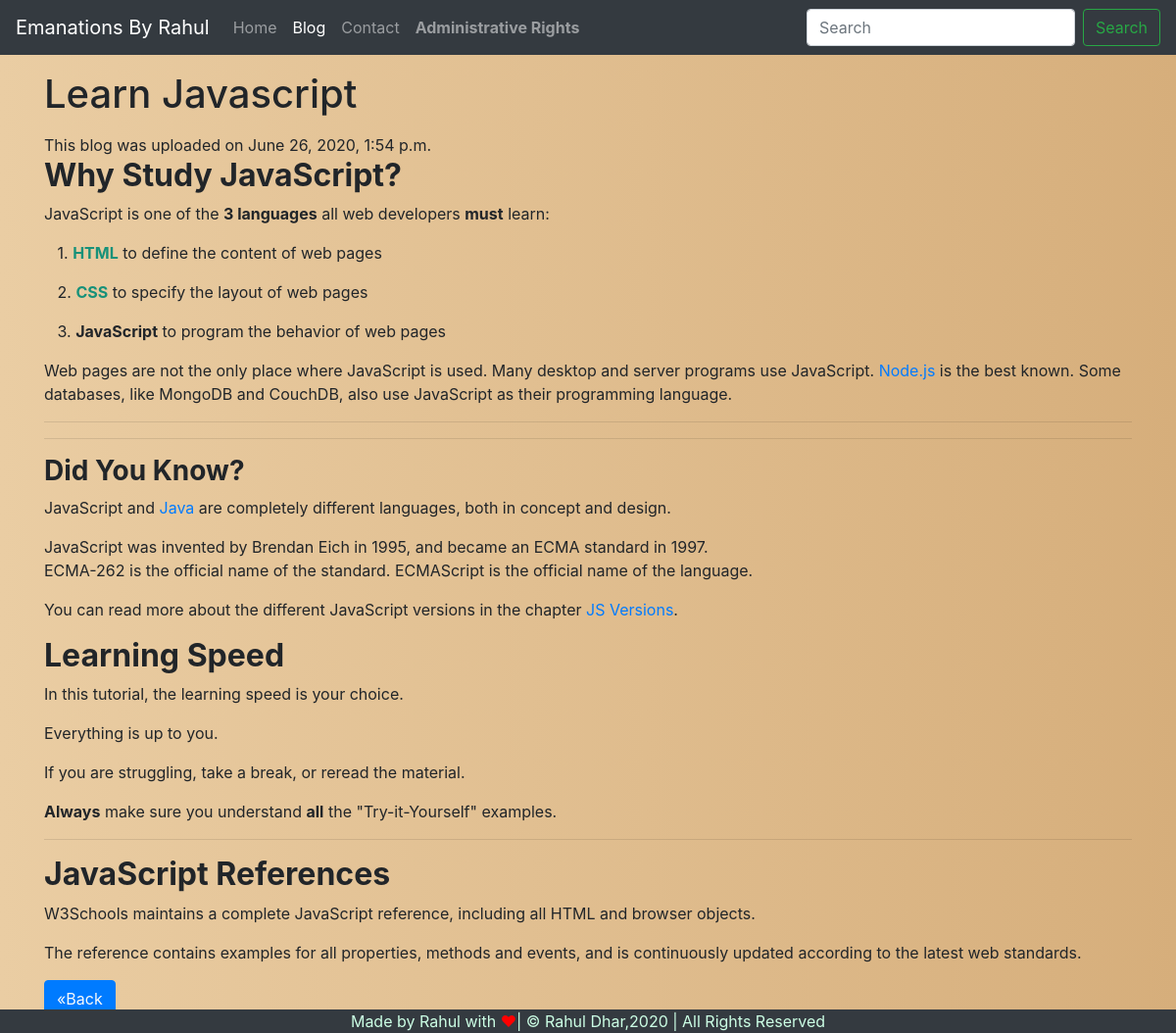
/blogpost/learn-javascript, run on the app's committed database.
### blog/models.py (models this page shows, shortened)
class Blog(models.Model):
    sno=models.AutoField(primary_key=True)
    title=models.CharField(max_length=200)
    content=models.TextField()
    short_desc=models.CharField(max_length=150)
    slug=models.CharField(max_length=50)
    time=models.DateTimeField(auto_now_add=True)

### blog/views.py (the view)
# urls.py: path('blogpost/<str:slug>', views.blogPost, name='blogPost'),
def blogPost(request,slug):
     blog=Blog.objects.filter(slug=slug).first()
     context={'blog':blog}
     return render(request,'blogpost.html',context)

### templates/blogpost.html (shortened to what this page needs)
{% extends 'base.html' %}
{% block blogactive %}active{% endblock blogactive %}
{% block body %}
<div class='container my-3'>
<h1 class="my-3">{{blog.title}}</h1>
<div class="my-3">
This blog was uploaded on {{blog.time}} <br>
{{blog.content|safe}}
</div>
<button class="btn btn-primary"><a class="text-light"href="/blog/">&laquo;Back</a></button>
</div>
{% endblock body %}

### data on the page
Blog: title "Learn Javascript", time "June 26, 2020, 1:54 p.m.", content "Why Study JavaScript? JavaScript is one of the 3 languages all web developers must learn: 1. HTML to define the content of web pages 2. CSS to specify the layout of web pages 3. JavaScript to program the behavior of web pages Web pages are not the only place where JavaScript is used. Many desktop and server programs use JavaScript. Node.js is the best known. Some databases, like MongoDB and CouchDB, also use JavaScript as their programming language. Did You Know? JavaScript and Java are completely different languages, both in concept and design. JavaScript was invented by Brendan Eich in 1995, and became an ECMA standard in 1997. ECMA-262 is the official name of the standard. ECMAScript is…"
